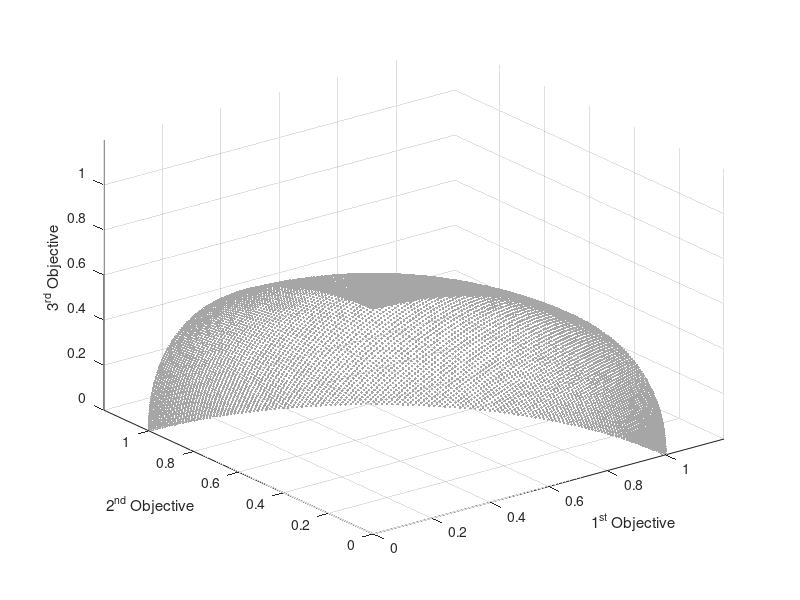

Write MATLAB code to recreate this figure.
load('DTLZ3.mat');

% scatter3(PF(:, 1), PF(:, 2), PF(:, 3), 'c.');
scatter3(PF(:, 1), PF(:, 2), PF(:, 3),'SeriesIndex',1,'DisplayName','PF',...
    'MarkerEdgeColor',[0.650980392156863 0.650980392156863 0.650980392156863],...
    'MarkerFaceAlpha',0.5,...
    'MarkerFaceColor',[0.650980392156863 0.650980392156863 0.650980392156863],...
    'Marker','.');
xlabel('1^{st} Objective');
ylabel('2^{nd} Objective');
zlabel('3^{rd} Objective');
xlim([0 1.2]);
ylim([0 1.2]);
zlim([0 1.2]);